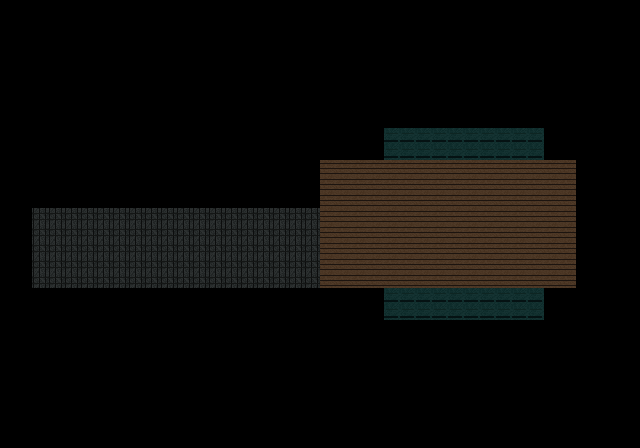

This game map was drawn from its Tiled (.tmx) file and the tilesets committed beside it. A one-line description and the trimmed map source follow:
An orthogonal 40x28 tile map with 16x16 px tiles, 4 tile layers (Ground, Walls, Decor, Objects), 1 hidden layer not drawn and 9 objects (3x monster, 2x story, spawn, exit, npc, ...).

<map version="1.10" tiledversion="1.11.0" orientation="orthogonal" renderorder="right-down" width="40" height="28" tilewidth="16" tileheight="16" infinite="0" nextlayerid="7" nextobjectid="10">
 <properties>
  <property name="style" value="pixel_beta_cletus" />
  <property name="area_id" value="cletus_bridge_approach" />
  <property name="title" value="Start Of The Bridge" />
  <property name="music_hint" value="bridge_heat" />
 </properties>
 <tileset firstgid="1" name="veyrindel_dungeon_16" tilewidth="16" tileheight="16" tilecount="32" columns="8">
  <image source="tilesets/veyrindel_dungeon_16.png" width="128" height="64" />
 </tileset>
 <layer id="1" name="Ground" width="40" height="28">
  <data>[1120 cells, 218 non-empty, 2 distinct tile ids]</data>
 </layer>
 <layer id="2" name="Walls" width="40" height="28">
  <data>[1120 cells, 0 non-empty, 0 distinct tile ids]</data>
 </layer>
 <layer id="3" name="Decor" width="40" height="28">
  <data>[1120 cells, 40 non-empty, 1 distinct tile ids]</data>
 </layer>
 <layer id="4" name="Objects" width="40" height="28">
  <data>[1120 cells, 0 non-empty, 0 distinct tile ids]</data>
 </layer>
 <layer id="5" name="Collision" width="40" height="28" opacity="0.28" visible="0">
  <data>[1120 cells, 902 non-empty, 1 distinct tile ids]</data>
 </layer>
 <objectgroup id="6" name="Entities">
  <object id="1" name="bridge_entry" type="spawn" x="48" y="240" width="16" height="16">
   <properties>
    <property name="spawn_id" value="bridge_entry" />
    <property name="facing" value="east" />
   </properties>
  </object>
  <object id="2" name="back_to_districts" type="exit" x="32" y="240" width="16" height="16">
   <properties>
    <property name="target_map" value="cletus_districts" />
    <property name="target_spawn" value="from_bridge" />
    <property name="text" value="Cletus steps away from the bridge heat and returns to the district road." />
   </properties>
  </object>
  <object id="3" name="bridge_warning_post" type="npc" x="112" y="224" width="16" height="16">
   <properties>
    <property name="text" value="Bridge to the King's Castle. Patrols ahead. Traps beneath the soot." />
    <property name="sprite" value="" />
   </properties>
  </object>
  <object id="4" name="bridge_map_hint" type="story" x="208" y="240" width="16" height="16">
   <properties>
    <property name="text" value="If Cletus found the brittle map, this is where LEFT then UP starts to matter." />
    <property name="once" value="true" />
   </properties>
  </object>
  <object id="5" name="bridge_goblin_01" type="monster" x="336" y="208" width="16" height="16">
   <properties>
    <property name="encounter" value="goblin_scout" />
    <property name="note" value="" />
   </properties>
  </object>
  <object id="6" name="bridge_goblin_02" type="monster" x="368" y="256" width="16" height="16">
   <properties>
    <property name="encounter" value="goblin_scout" />
    <property name="note" value="" />
   </properties>
  </object>
  <object id="7" name="bridge_orc_patrol" type="monster" x="432" y="224" width="16" height="16">
   <properties>
    <property name="encounter" value="bridge_orc" />
    <property name="note" value="" />
   </properties>
  </object>
  <object id="8" name="bridge_lantern_cache" type="loot" x="288" y="208" width="16" height="16">
   <properties>
    <property name="kind" value="potion" />
    <property name="amount" value="1" />
    <property name="text" value="A potion sits beside a dead magistone lantern." />
   </properties>
  </object>
  <object id="9" name="bridge_start_checkpoint" type="story" x="528" y="224" width="16" height="16">
   <properties>
    <property name="text" value="Cletus reaches the start of the bridge proper. The next beta slice can begin with the trap route and warehouse." />
    <property name="once" value="true" />
   </properties>
  </object>
 </objectgroup>
</map>
